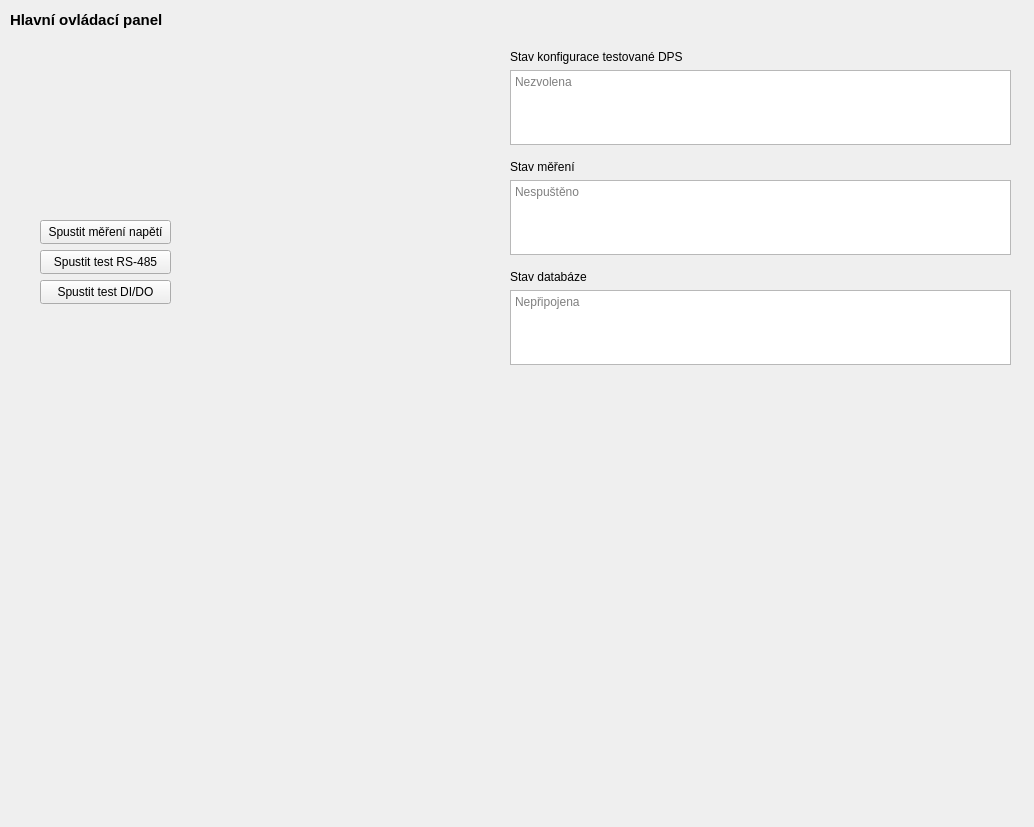
<?xml version="1.0" encoding="UTF-8"?>
<ui version="4.0">
 <class>ControlTab</class>
 <widget class="QWidget" name="ControlTab">
  <property name="geometry">
   <rect>
    <x>0</x>
    <y>0</y>
    <width>1034</width>
    <height>827</height>
   </rect>
  </property>
  <property name="windowTitle">
   <string>Form</string>
  </property>
  <widget class="QPushButton" name="pushButton">
   <property name="geometry">
    <rect>
     <x>40</x>
     <y>220</y>
     <width>131</width>
     <height>24</height>
    </rect>
   </property>
   <property name="text">
    <string>Spustit měření napětí</string>
   </property>
  </widget>
  <widget class="QWidget" name="layoutWidget">
   <property name="geometry">
    <rect>
     <x>510</x>
     <y>270</y>
     <width>501</width>
     <height>95</height>
    </rect>
   </property>
   <layout class="QVBoxLayout" name="vLayoutMeasuring_2">
    <item>
     <widget class="QLabel" name="labelMeasuring_2">
      <property name="text">
       <string>Stav databáze</string>
      </property>
     </widget>
    </item>
    <item>
     <widget class="QTextEdit" name="textEditMeasuring_2">
      <property name="readOnly">
       <bool>true</bool>
      </property>
      <property name="placeholderText">
       <string>Nepřipojena</string>
      </property>
     </widget>
    </item>
   </layout>
  </widget>
  <widget class="QWidget" name="layoutWidget_2">
   <property name="geometry">
    <rect>
     <x>510</x>
     <y>50</y>
     <width>501</width>
     <height>95</height>
    </rect>
   </property>
   <layout class="QVBoxLayout" name="vLayoutMeasuring_3">
    <item>
     <widget class="QLabel" name="labelMeasuring_3">
      <property name="text">
       <string>Stav konfigurace testované DPS</string>
      </property>
     </widget>
    </item>
    <item>
     <widget class="QTextEdit" name="textEditMeasuring_3">
      <property name="readOnly">
       <bool>true</bool>
      </property>
      <property name="placeholderText">
       <string>Nezvolena</string>
      </property>
     </widget>
    </item>
   </layout>
  </widget>
  <widget class="QLabel" name="labelTitle">
   <property name="geometry">
    <rect>
     <x>10</x>
     <y>10</y>
     <width>1178</width>
     <height>20</height>
    </rect>
   </property>
   <property name="font">
    <font>
     <pointsize>11</pointsize>
     <bold>true</bold>
    </font>
   </property>
   <property name="text">
    <string>Hlavní ovládací panel</string>
   </property>
  </widget>
  <widget class="QPushButton" name="pushButton_2">
   <property name="geometry">
    <rect>
     <x>40</x>
     <y>250</y>
     <width>131</width>
     <height>24</height>
    </rect>
   </property>
   <property name="text">
    <string>Spustit test RS-485</string>
   </property>
  </widget>
  <widget class="QPushButton" name="pushButton_3">
   <property name="geometry">
    <rect>
     <x>40</x>
     <y>280</y>
     <width>131</width>
     <height>24</height>
    </rect>
   </property>
   <property name="text">
    <string>Spustit test DI/DO</string>
   </property>
  </widget>
  <widget class="QWidget" name="">
   <property name="geometry">
    <rect>
     <x>510</x>
     <y>160</y>
     <width>501</width>
     <height>95</height>
    </rect>
   </property>
   <layout class="QVBoxLayout" name="vLayoutMeasuring">
    <item>
     <widget class="QLabel" name="labelMeasuring">
      <property name="text">
       <string>Stav měření</string>
      </property>
     </widget>
    </item>
    <item>
     <widget class="QTextEdit" name="textEditMeasuring">
      <property name="readOnly">
       <bool>true</bool>
      </property>
      <property name="placeholderText">
       <string>Nespuštěno</string>
      </property>
     </widget>
    </item>
   </layout>
  </widget>
 </widget>
 <resources/>
 <connections/>
</ui>
